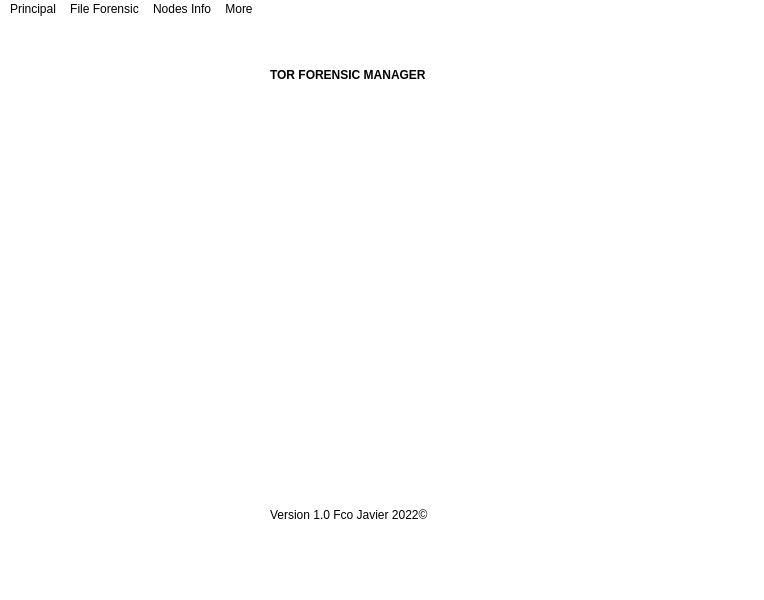
<?xml version="1.0" encoding="UTF-8"?>
<ui version="4.0">
 <class>MainWindow</class>
 <widget class="QMainWindow" name="MainWindow">
  <property name="geometry">
   <rect>
    <x>0</x>
    <y>0</y>
    <width>764</width>
    <height>600</height>
   </rect>
  </property>
  <property name="font">
   <font>
    <weight>50</weight>
    <bold>false</bold>
   </font>
  </property>
  <property name="cursor">
   <cursorShape>ArrowCursor</cursorShape>
  </property>
  <property name="windowTitle">
   <string>TFM - Tor Forensic Manager</string>
  </property>
  <property name="windowIcon">
   <iconset>
    <normaloff>../img/Logo.png</normaloff>../img/Logo.png</iconset>
  </property>
  <property name="toolTip">
   <string>&lt;html&gt;&lt;head/&gt;&lt;body&gt;&lt;p&gt;Show help&lt;/p&gt;&lt;/body&gt;&lt;/html&gt;</string>
  </property>
  <property name="styleSheet">
   <string notr="true">background-color: rgb(255, 255, 255);
selection-background-color: rgb(243, 243, 243);
selection-color: rgb(0, 0, 0);</string>
  </property>
  <widget class="QWidget" name="centralwidget">
   <widget class="QLabel" name="appNameLabel">
    <property name="geometry">
     <rect>
      <x>270</x>
      <y>20</y>
      <width>221</width>
      <height>71</height>
     </rect>
    </property>
    <property name="font">
     <font>
      <weight>75</weight>
      <bold>true</bold>
     </font>
    </property>
    <property name="text">
     <string>TOR FORENSIC MANAGER</string>
    </property>
   </widget>
   <widget class="QLabel" name="appVersionLabel">
    <property name="geometry">
     <rect>
      <x>270</x>
      <y>460</y>
      <width>281</width>
      <height>71</height>
     </rect>
    </property>
    <property name="font">
     <font>
      <pointsize>9</pointsize>
      <weight>50</weight>
      <bold>false</bold>
     </font>
    </property>
    <property name="text">
     <string>Version 1.0 Fco Javier 2022©</string>
    </property>
   </widget>
   <widget class="QLabel" name="logoLabel">
    <property name="geometry">
     <rect>
      <x>170</x>
      <y>90</y>
      <width>401</width>
      <height>371</height>
     </rect>
    </property>
    <property name="text">
     <string/>
    </property>
    <property name="pixmap">
     <pixmap>../img/Logo.png</pixmap>
    </property>
   </widget>
   <widget class="QLabel" name="UEMLabel">
    <property name="geometry">
     <rect>
      <x>650</x>
      <y>490</y>
      <width>111</width>
      <height>51</height>
     </rect>
    </property>
    <property name="text">
     <string/>
    </property>
    <property name="pixmap">
     <pixmap>../img/UEM.png</pixmap>
    </property>
    <property name="scaledContents">
     <bool>true</bool>
    </property>
   </widget>
  </widget>
  <widget class="QMenuBar" name="menubar">
   <property name="geometry">
    <rect>
     <x>0</x>
     <y>0</y>
     <width>764</width>
     <height>23</height>
    </rect>
   </property>
   <widget class="QMenu" name="menuPrincipal">
    <property name="title">
     <string>Principal</string>
    </property>
    <addaction name="actionTor_information"/>
    <addaction name="actionExit"/>
   </widget>
   <widget class="QMenu" name="menuFile_Forensic">
    <property name="title">
     <string>File Forensic</string>
    </property>
   </widget>
   <widget class="QMenu" name="menuNodes_Info">
    <property name="title">
     <string>Nodes Info</string>
    </property>
   </widget>
   <widget class="QMenu" name="menuMore">
    <property name="title">
     <string>More</string>
    </property>
    <addaction name="actionHelp"/>
    <addaction name="actionGitHub_Repository"/>
   </widget>
   <addaction name="menuPrincipal"/>
   <addaction name="menuFile_Forensic"/>
   <addaction name="menuNodes_Info"/>
   <addaction name="menuMore"/>
  </widget>
  <widget class="QStatusBar" name="statusbar"/>
  <action name="actionTor_information">
   <property name="text">
    <string>Tor information</string>
   </property>
   <property name="shortcut">
    <string>Ctrl+I</string>
   </property>
  </action>
  <action name="actionExit">
   <property name="text">
    <string>Exit</string>
   </property>
   <property name="shortcut">
    <string>Ctrl+Q</string>
   </property>
  </action>
  <action name="actionHelp">
   <property name="text">
    <string>Help</string>
   </property>
   <property name="shortcut">
    <string>Ctrl+H</string>
   </property>
  </action>
  <action name="actionGitHub_Repository">
   <property name="text">
    <string>GitHub Repository</string>
   </property>
   <property name="shortcut">
    <string>Ctrl+G</string>
   </property>
  </action>
 </widget>
 <resources/>
 <connections/>
</ui>
